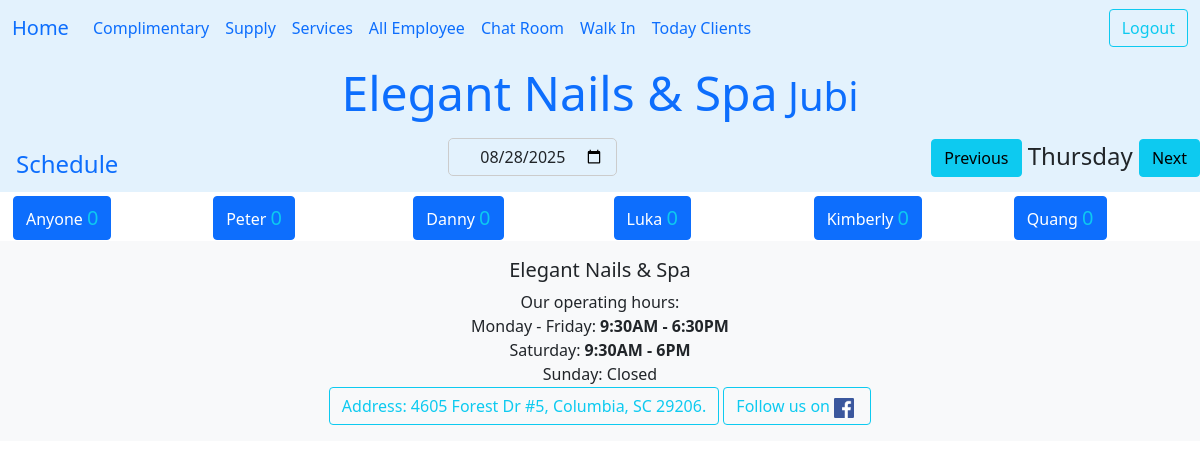
Page /dathen/all/ (signed in) on the earlier database version.
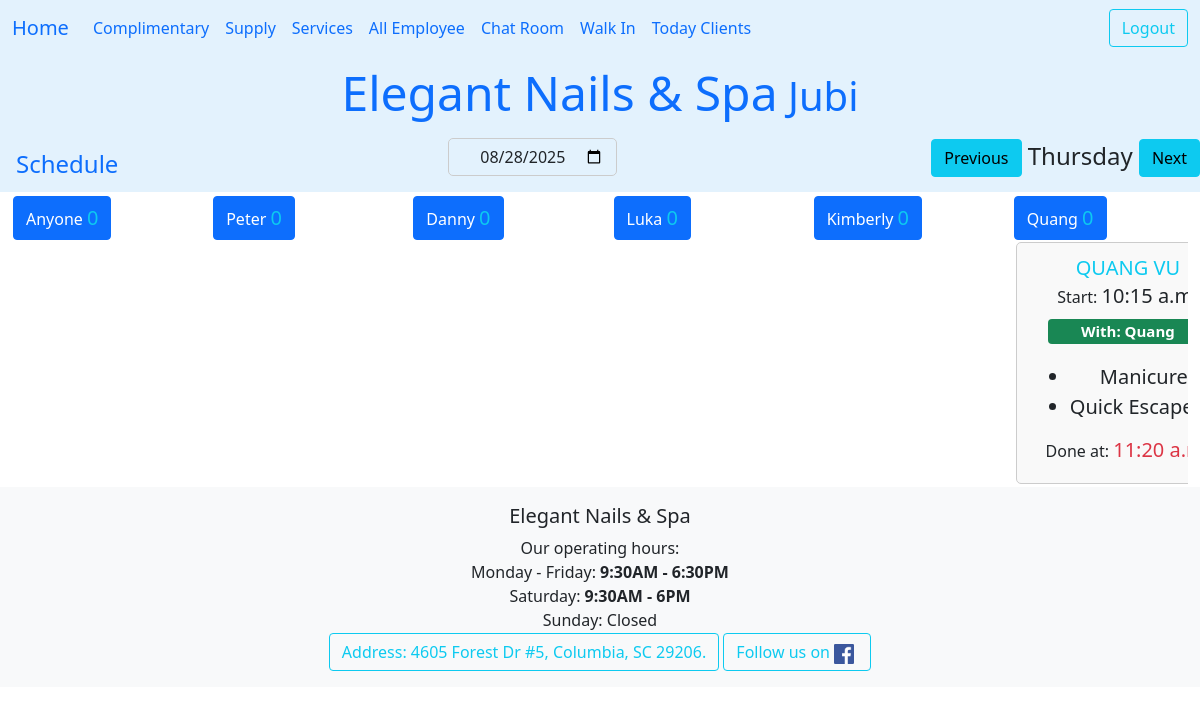
Same page on the later database version.
### ledger/models.py (models this page shows, shortened)
class Technician(models.Model):
    name = models.CharField(max_length=25)
    phone = PhoneNumberField()
    email = models.EmailField(max_length=40, null=True, blank=True)
    owner = models.ForeignKey(settings.AUTH_USER_MODEL, on_delete=models.DO_NOTHING)
    start_work_at = models.TimeField()
    end_work = models.TimeField()
    isWork = models.BooleanField(default=False)
    picture = models.ImageField(upload_to='tech_pictures/', null=True, editable=True)
    services = models.ManyToManyField("Service", blank=True, related_name="tech")
    time_come_in = models.DateTimeField(null=True)
    work_days = models.CharField(max_length=7, default="1111110", help_text="MTWTFSS: 1 for work, 0 for off")
    vacation_start = models.DateField(null=True, blank=True, help_text="Start vacation")
    vacation_end = models.DateField(null=True, blank=True, help_text="End vacation, back work!")
    date_go_work = models.DateField(null=True, blank=True)
    history = HistoricalRecords()
    hire_date = models.DateField(auto_now_add=True, help_text="Date when the technician was hired")
    experience = models.PositiveIntegerField(default=0, help_text="Years of experience in the field")
    bio = models.TextField(max_length=500, null=True, blank=True, help_text="Short bio about the technician")
    view_count = models.IntegerField(default=0)
    is_accept_booking = models.BooleanField(default=True, help_text="Is the technician accepting new bookings?")
    def is_on_vacation(self, check_date):
        if self.vacation_start and self.vacation_end:
            return self.vacation_start <= check_date <= self.vacation_end
        return False
    class Meta:
        unique_together = ('name','phone',)
        ordering = ['name']
    def __str__(self) -> str:
        return self.name
    def get_today_clients(self):
        hnay = self.get_khachVisit().filter(day_comes=datetime.date.today())
        return hnay.order_by('time_at')
    def get_khachVisit(self):
        return self.khachvisits.all()
    def get_services_today(self):
        now = datetime.datetime.now()
        clients = self.get_today_clients().filter(time_at__lte=now)
        all_ser = []
        for client in clients:
            all_ser.extend(client.get_services())
        return len(all_ser)

class KhachVisit(models.Model):
    class Status(models.TextChoices):
        online = "Confirmed"
        anyone = "Anyone"
        cancel = "Cancel"
    technician = models.ForeignKey(Technician, on_delete=models.CASCADE, related_name="khachvisits", null=True)
    client = models.ForeignKey(Khach, on_delete=models.CASCADE, related_name="khachvisits")
    services = models.ManyToManyField("Service", blank=True)
    status = models.CharField(choices=Status.choices, max_length=20, default=Status.online, help_text="Choose anyone as an alternate!")
    day_comes = models.DateField()
    time_at = models.TimeField()
    isPaid = models.BooleanField(default=False, help_text="Has the client paid for this visit?")
    total_spent = models.DecimalField(max_digits=7, decimal_places=2, editable=False, null=True)
    class Meta:
        ordering = ['-day_comes']
    def __str__(self) -> str:
        return self.client.full_name
    def get_visit_detail_url(self):
        return reverse("datHen:visit_detail", kwargs={'pk':self.pk})
    def get_cancel_url(self):
        return reverse("datHen:cancel_khachvisit", kwargs={'pk':self.pk})
    def get_time_done(sefl):
        tong = 0
        for service in sefl.services.all():
            tong += service.time_perform.total_seconds()
        if tong > 0:
            tong = tong/60
            return tong
        return tong
    def get_done_at(self):
        gio = datetime.datetime(1970,1,1,hour=self.time_at.hour, minute=self.time_at.minute) + timedelta(minutes=self.get_time_done())
        return datetime.time(hour=gio.hour, minute=gio.minute)

class Khach(models.Model):
    class Status(models.TextChoices):
        online = "Confirmed"
        anyone = "Anyone"
        cancel = "Cancel"
    full_name = models.CharField(max_length=25, validators=[MinLengthValidator(5)])
    phone = PhoneNumberField()
    email = models.EmailField(max_length=50, null=True, blank=True, help_text="Enter your email for booking confirmations.")
    technician = models.ForeignKey(Technician, on_delete=models.SET_NULL, null=True, blank=True, related_name='khachs')
    points = models.PositiveIntegerField(default=0)
    first_comes = models.DateTimeField(editable=False,auto_now_add=True)
    desc = models.TextField(max_length=250,blank=True, null=True)
    services = models.ManyToManyField("Service", blank=True, related_name="khachs")
    status = models.CharField(choices=Status.choices, max_length=20, default=Status.online, help_text="Choose anyone as an alternate!")
    day_comes = models.DateField()
    time_at = models.TimeField()
    tag = models.CharField(max_length=20, null=True, blank=True)
    birthday = models.DateField(null=True, blank=True)
    upset_button = models.BooleanField(default=False)
    history = HistoricalRecords()
    class Meta:
        unique_together = ('full_name','phone',)
        ordering = ['full_name','-day_comes']
    def phone_formatted(self):
        so = str(self.phone)
        if len(so) == 12:
            so = f"{so[:2]} ({so[2:5]}) {so[5:8]}-{so[8:]}"
            return so
        else:
            return so

class Service(models.Model):
    class Category(models.TextChoices):
        nail = "Nail Enhancement"
        mani = "Manicure"
        pedi = "Pedicure"
        wax = "Wax"
        yfix = "YFix"
    service = models.CharField(max_length=30)
    price = models.FloatField(validators=[MinValueValidator(0.0)])
    time_perform = models.DurationField(default=timezone.timedelta(minutes=45))
    description = models.CharField(max_length=800, null=True, blank=True)
    owner = models.ForeignKey(settings.AUTH_USER_MODEL, on_delete=models.CASCADE)
    category = models.CharField(choices=Category.choices, max_length=20, default=Category.nail, help_text="Choose one of the categories.")
    stripe_product_id = models.CharField(max_length=100, null=True, blank=True)
    def __str__(self) -> str:
        return self.service
    class Meta:
        unique_together = ('service','price')
        ordering = ['category']

### datHen/views.py (the view)
# urls.py: path('all/', views.DatHenView.as_view(), name='listHen' ),
class DatHenView(LoginRequiredMixin,View):
    template_name = 'datHen/dathenview.html'
    def get(self, request):
        date_str = request.GET.get('date')
        if date_str:
            try:
                selected_date = timezone.datetime.strptime(date_str, '%Y-%m-%d').date()
            except ValueError:
                selected_date = timezone.now().date()
        else:
            selected_date = timezone.now().date()
        form = DatePickerInput(initial={'date': selected_date})
        prev_day = selected_date - timedelta(days=1)
        next_day = selected_date + timedelta(days=1)
        all_tech = Technician.objects.filter(owner=request.user).order_by('time_come_in')
        context = {
            'allTech' : all_tech,
            'selected_date': selected_date,
            'prev_day' : prev_day,
            'next_day' : next_day,
            'form': form,
            'now': timezone.now().time(),
        }
        for tech in all_tech:
            tech.on_vacation = tech.is_on_vacation(check_date=selected_date)
            tech.clients = tech.get_khachVisit().filter(day_comes=selected_date).order_by('time_at')
        return render(request, self.template_name, context)

### datHen/forms.py
class DatePickerInput(forms.Form):
    date = forms.DateField(
        widget=ChonNgay(),
        label=""
        )

### datHen/templates/datHen/dathenview.html (shortened to what this page needs)
{% extends 'base.html' %}
{% load crispy_forms_tags %}
{% load humanize %}
{% load static %}
{% block nutChinh %}
        <div class="d-flex flex-row">
            <div class="nav-item">
                <a class="nav-link" href="{% url 'datHen:schedule_user' %}"><span>Schedule</span></a>
            </div>
        </div>
{% endblock nutChinh %}
{% block time %}
    <div class="d-grid gap-2 d-md-flex justify-content-md-end">
        {{ form.date | as_crispy_field }}
    </div>
{% endblock time %}
{% block nutPhu %}
    <div class="date-navigation">
        <a href="?date={{ prev_day|date:'Y-m-d' }}" class="btn btn-info">Previous</a>
            <span class="current-date">{{ selected_date|date:'l' }}</span>
        <a href="?date={{ next_day|date:'Y-m-d' }}" class="btn btn-info">Next</a>
    </div>
{% endblock nutPhu %}
{% block heading %}
<link rel="stylesheet" href="{% static 'css/dathenview.css' %}">
{% endblock heading %}
{% block content %}
<div class="container_tech">
    {% for tech in allTech %}
    <div class="col-md-2 align-text-top" id="tech">
        <span class="fs-3">
            <a href="{% url 'ledger:vacation' tech.id %}" class="btn {% if tech.on_vacation %}btn-secondary{% else %}btn-primary{% endif %}" role="button" > {{ tech.name | title }}
                <span class="text-info fs-5">{% if tech.on_vacation %}Off {% else %}  {{ tech.get_services_today }} </span>{% endif %}
            </a>
        </span>
            {% for khach in tech.clients %}
                <div class="card" style="width: 14rem; {% if khach.get_done_at < now %} opacity: 0.65; {% endif %}" id="client_{{ khach }}">
                    <a tabindex="0" class="btn btn-lg" role="button" data-bs-trigger="focus" data-bs-toggle="popover" data-bs-title="{{ khach.client.phone_formatted }}" data-bs-html="true" data-bs-content='<div><a href="{{ khach.get_cancel_url }}" class="btn btn-danger" role="button" >Remove Appoinment</a><p>Tag: {{ khach.client.tag | default:"" }}</p><a href="{{ khach.get_visit_detail_url }}" class="btn btn-primary" role="button" >Detail</a><p>{{ khach.client.desc | default:""}}</p></div>'>
                        <div class="card-body">
                            <h5 class="card-title text-info">{{ khach }}</h5>
                            <h6 class="card-subtitle mb-2 text-body-secondary">Start: <span class="fs-5">{{ khach.time_at }}</span></h6>
                            <p class="card-text">
                                <span class="badge {% if khach.status == "Anyone" %} bg-warning
                                {% elif khach.status == 'Cancel' %} bg-danger
                                {% else %} bg-success
                                {% endif %} text-wrap fw-medium" style="width: 10rem;">
                                        With: {{ khach.technician | title }}
                                </span>
                            </p>
                            {% if khach.services %}
                            <ul>
                                {% for dichvu in khach.services.all %}
                                    <li>{{ dichvu | title }} </li>
                                {% endfor %}
                            </ul>
                            {% endif %}
                            <h6>Done at: <span class="fs-5 text-danger">{{ khach.get_done_at }}</span></h6>
                        </div>
                    </a>
                </div>
        {%endfor%}
    </div>
    {%endfor%}
</div>
{% endblock content %}

Differences in the rows shown:
added KhachVisit: client.full_name "QUANG VU", time_at "10:15…", technician "Quang", get_done_at "11:20…", shown under Technician "Quang"
now on this page (row unchanged): Service: service "Manicure"
now on this page (row unchanged): Service: service "Quick…"
